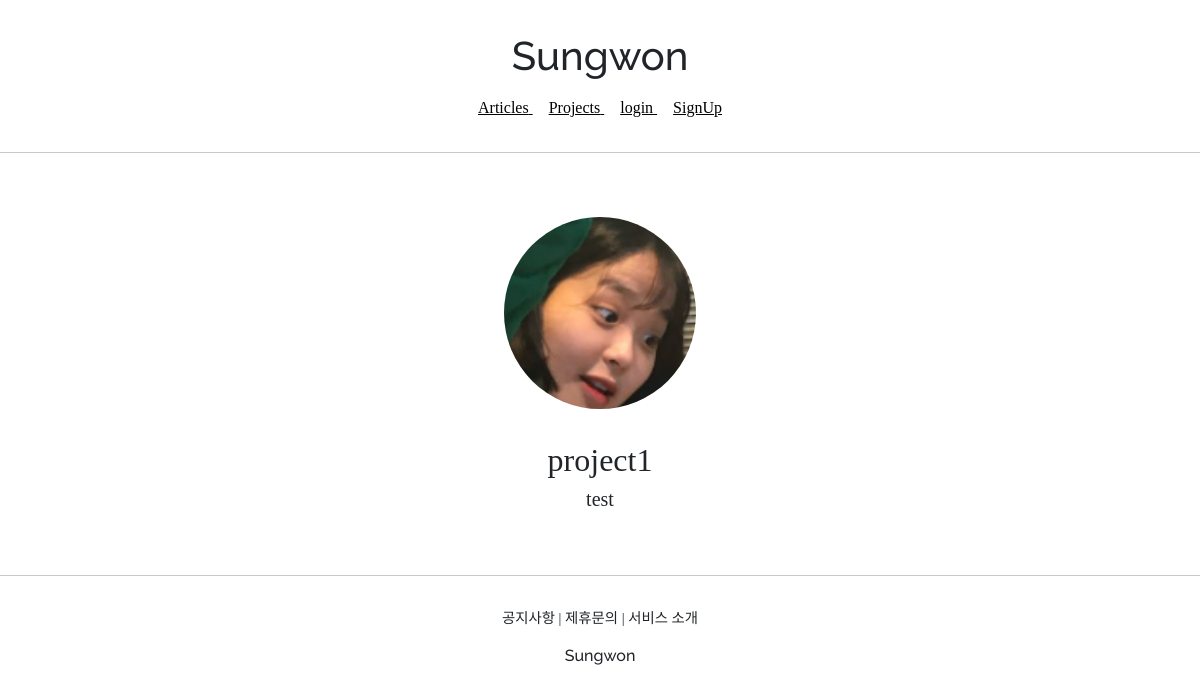
The page /projects/detail/1 on the database its author committed.
### projectapp/models.py (models this page shows)
class Project(models.Model):
    image = models.ImageField(upload_to='project/', null=False)
    title = models.CharField(max_length=20, null=False)
    description = models.CharField(max_length=200, null=True)
    created_at = models.DateTimeField(auto_now=True)

### projectapp/views.py (the view)
# urls.py: path('detail/<int:pk>', ProjectDetailView.as_view(), name='detail'),
class ProjectDetailView(DetailView):
    model = Project
    context_object_name = 'target_project'
    template_name = 'projectapp/detail.html'

### projectapp/templates/projectapp/detail.html
{% extends 'base.html' %}
{% block content %}
  <div>
    <div style="text-align: center; max-width: 500px; margin: 4rem auto;">
        <img src="{{ target_project.image.url }}" alt=""
           style="height: 12rem; width: 12rem; border-radius:  20rem; margin-bottom: 2rem; object-fit: cover;">
      <h2 style="font-family: 'NanumSquareOTFBold'">
        {{ target_project.title }}
      </h2>
        <h5 style="margin-bottom: 3rem;">
        {{ target_project.description }}
        </h5>
    </div>
  </div>
{% endblock %}

### rows shown on the page
Project: image (picture), title "project1", description "test"
